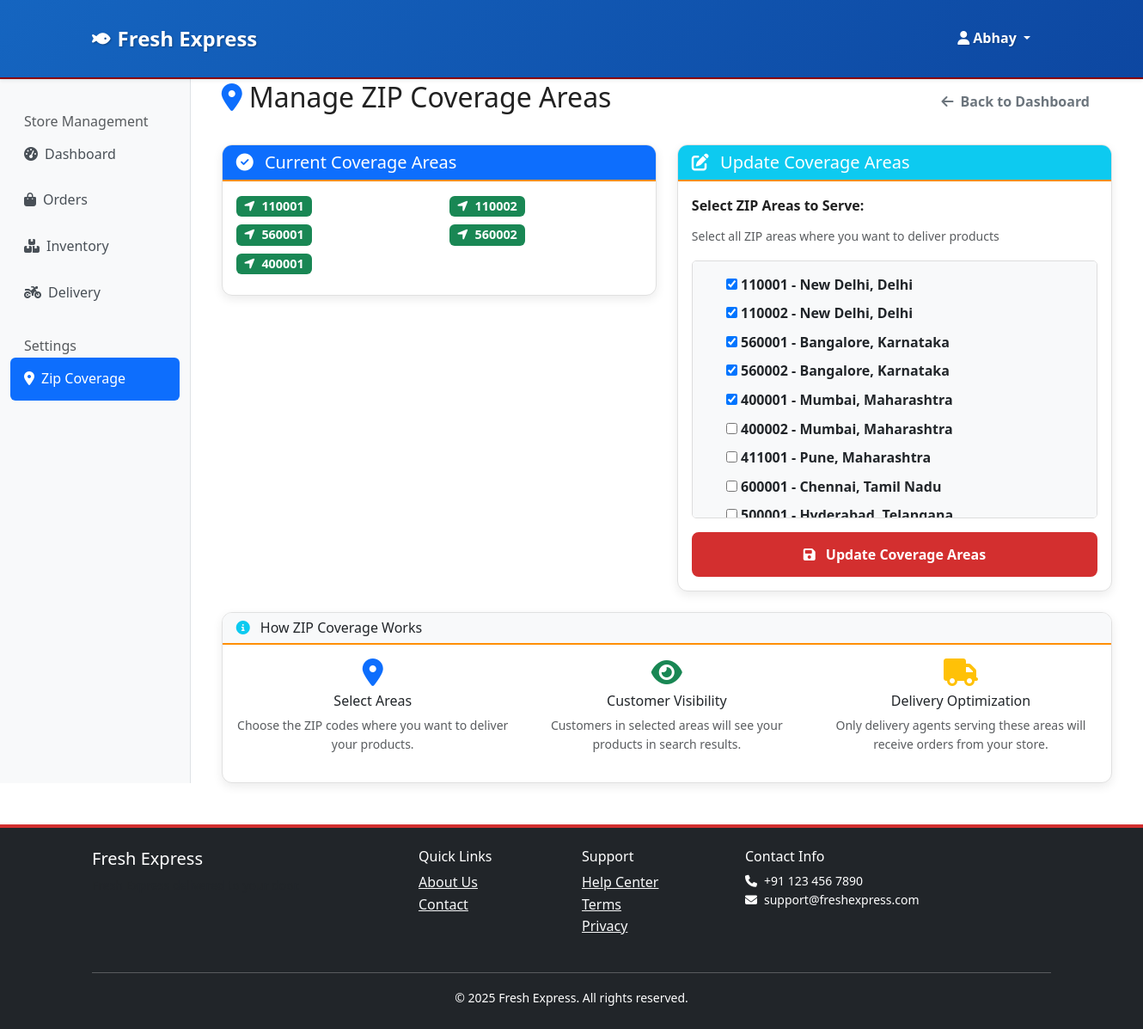
/stores/zip-coverage/ (signed in), run on the app's committed database.
### accounts/models.py (models this page shows, shortened)
class User(AbstractUser):
    USER_TYPES = [
        ('customer', 'Customer'),
        ('store_owner', 'Store Owner'),
        ('delivery_agent', 'Delivery Agent'),
        ('admin', 'Admin'),
    ]
    user_type = models.CharField(max_length=20, choices=USER_TYPES, default='customer')
    phone_number = models.CharField(max_length=15, blank=True, null=True)
    email_verified = models.BooleanField(default=False)
    phone_verified = models.BooleanField(default=False)
    created_at = models.DateTimeField(auto_now_add=True)
    updated_at = models.DateTimeField(auto_now=True)

### stores/models.py (models this page shows, shortened)
class StoreZipCoverage(TimeStampedModel):
    store = models.ForeignKey(Store, on_delete=models.CASCADE, related_name='zip_coverages')
    zip_area = models.ForeignKey(ZipArea, on_delete=models.CASCADE, related_name='store_coverages')
    delivery_fee = models.DecimalField(max_digits=6, decimal_places=2, blank=True, null=True)
    min_order_value = models.DecimalField(max_digits=8, decimal_places=2, blank=True, null=True)
    delivery_time_minutes = models.PositiveIntegerField(blank=True, null=True)
    is_active = models.BooleanField(default=True)
    class Meta:
        unique_together = ['store', 'zip_area']

### locations/models.py (models this page shows)
class ZipArea(TimeStampedModel):
    zip_code = models.CharField(max_length=10, unique=True, db_index=True)
    city = models.CharField(max_length=100)
    state = models.CharField(max_length=100)
    country = models.CharField(max_length=100, default='India')
    default_delivery_fee = models.DecimalField(max_digits=6, decimal_places=2, default=Decimal('0.00'))
    default_min_order_value = models.DecimalField(max_digits=8, decimal_places=2, default=Decimal('0.00'))
    default_delivery_time_minutes = models.PositiveIntegerField(default=60)
    latitude = models.DecimalField(max_digits=10, decimal_places=7, blank=True, null=True)
    longitude = models.DecimalField(max_digits=10, decimal_places=7, blank=True, null=True)
    is_active = models.BooleanField(default=True)
    def __str__(self):
        return f"{self.zip_code} - {self.city}, {self.state}"
    class Meta:
        ordering = ['state', 'city', 'zip_code']
        indexes = [
            models.Index(fields=['zip_code', 'is_active']),
            models.Index(fields=['city', 'state']),
        ]

### stores/views.py (the view)
# urls.py: path('zip-coverage/', views.manage_zip_coverage, name='manage_zip_coverage'),
@store_required
def manage_zip_coverage(request):
    try:
        store = Store.objects.get(owner=request.user)
    except Store.DoesNotExist:
        return redirect('core:home')
    from .forms import StoreZipCoverageForm
    if request.method == 'POST':
        form = StoreZipCoverageForm(request.POST, store=store)
        if form.is_valid():
            form.save()
            messages.success(request, 'ZIP coverage areas updated successfully!')
            return redirect('stores:manage_zip_coverage')
    else:
        form = StoreZipCoverageForm(store=store)
    context = {
        'store': store,
        'form': form,
        'current_coverage': store.zip_coverages.filter(is_active=True).select_related('zip_area'),
    }
    return render(request, 'stores/manage_zip_coverage.html', context)

### templates/stores/manage_zip_coverage.html (shortened to what this page needs)
{% extends 'stores/base.html' %}
{% load static %}
{% block store_content %}
<div class="container-fluid">
    <div class="row">
        <div class="col-12">
            <div class="d-flex justify-content-between align-items-center mb-4">
                <h2><i class="fas fa-map-marker-alt me-2 text-primary"></i>Manage ZIP Coverage Areas</h2>
                <a href="{% url 'stores:dashboard' %}" class="btn btn-outline-secondary">
                    <i class="fas fa-arrow-left me-2"></i>Back to Dashboard
                </a>
            </div>
            <div class="row">
                <div class="col-md-6">
                    <div class="card mb-4">
                        <div class="card-header bg-primary text-white">
                            <h5 class="mb-0">
                                <i class="fas fa-check-circle me-2"></i>
                                Current Coverage Areas
                            </h5>
                        </div>
                        <div class="card-body">
                            {% if current_coverage %}
                                <div class="row">
                                    {% for coverage in current_coverage %}
                                        <div class="col-6 mb-2">
                                            <span class="badge bg-success">
                                                <i class="fas fa-location-arrow me-1"></i>
                                                {{ coverage.zip_area.zip_code }}
                                            </span>
                                        </div>
                                    {% endfor %}
                                </div>
                            {% else %}
                                <div class="text-center text-muted py-3">
                                    <i class="fas fa-map-marked-alt fa-2x mb-2"></i>
                                    <p>No ZIP areas selected yet.</p>
                                    <p class="small">Select ZIP areas below to start delivering to customers.</p>
                                </div>
                            {% endif %}
                        </div>
                    </div>
                </div>
                <div class="col-md-6">
                    <div class="card">
                        <div class="card-header bg-info text-white">
                            <h5 class="mb-0">
                                <i class="fas fa-edit me-2"></i>
                                Update Coverage Areas
                            </h5>
                        </div>
                        <div class="card-body">
                            <form method="post">
                                <div class="mb-3">
                                    <label class="form-label">
                                        <strong>Select ZIP Areas to Serve:</strong>
                                    </label>
                                    <div class="form-text mb-3">
                                        {{ form.zip_areas.help_text }}
                                    </div>
                                    <div class="zip-areas-grid" style="max-height: 300px; overflow-y: auto; border: 1px solid #ddd; padding: 15px; border-radius: 5px;">
                                        {% for checkbox in form.zip_areas %}
                                            <div class="form-check mb-2">
                                                {{ checkbox.tag }}
                                                <label class="form-check-label" for="{{ checkbox.id_for_label }}">
                                                    <strong>{{ checkbox.choice_label }}</strong>
                                                </label>
                                            </div>
                                        {% endfor %}
                                    </div>
                                </div>
                                <div class="d-grid">
                                    <button type="submit" class="btn btn-primary">
                                        <i class="fas fa-save me-2"></i>
                                        Update Coverage Areas
                                    </button>
                                </div>
                            </form>
                        </div>
                    </div>
                </div>
            </div>
            <div class="card mt-4">
                <div class="card-header bg-light">
                    <h6 class="mb-0">
                        <i class="fas fa-info-circle me-2 text-info"></i>
                        How ZIP Coverage Works
                    </h6>
                </div>
                <div class="card-body">
                    <div class="row">
                        <div class="col-md-4">
                            <div class="text-center">
                                <i class="fas fa-map-marker-alt fa-2x text-primary mb-2"></i>
                                <h6>Select Areas</h6>
                                <p class="small text-muted">Choose the ZIP codes where you want to deliver your products.</p>
                            </div>
                        </div>
                        <div class="col-md-4">
                            <div class="text-center">
                                <i class="fas fa-eye fa-2x text-success mb-2"></i>
                                <h6>Customer Visibility</h6>
                                <p class="small text-muted">Customers in selected areas will see your products in search results.</p>
                            </div>
                        </div>
                        <div class="col-md-4">
                            <div class="text-center">
                                <i class="fas fa-truck fa-2x text-warning mb-2"></i>
                                <h6>Delivery Optimization</h6>
                                <p class="small text-muted">Only delivery agents serving these areas will receive orders from your store.</p>
                            </div>
                        </div>
                    </div>
                </div>
            </div>
        </div>
    </div>
</div>
{% endblock %}

### templates/base.html (shortened to what this page needs)
<!DOCTYPE html>
<html lang="en">
<head>
    <link href="https://cdn.jsdelivr.net/npm/bootstrap@5.3.0/dist/css/bootstrap.min.css" rel="stylesheet">
    <link href="https://cdnjs.cloudflare.com/ajax/libs/font-awesome/6.4.0/css/all.min.css" rel="stylesheet">
    {% load static %}
    <link href="{% static 'css/appetite-theme.css' %}" rel="stylesheet">
    <link href="{% static 'css/common.css' %}" rel="stylesheet">
    <link href="{% static 'css/global-product-card.css' %}" rel="stylesheet">
</head>
<body>
    <nav class="navbar navbar-expand-lg navbar-light bg-white shadow-sm">
        <div class="container" >
            <a class="navbar-brand fw-bold text-primary" href="{% url 'core:home' %}">
                <i class="fas fa-fish me-2"></i>Fresh Express
            </a>
            <div class="collapse navbar-collapse" id="navbarNav">
                <ul class="navbar-nav">
                    {% if user.is_authenticated %}
                    <li class="nav-item dropdown">
                        <a class="nav-link dropdown-toggle" href="#" id="userDropdown" role="button"
                           data-bs-toggle="dropdown" aria-expanded="false">
                            <i class="fas fa-user me-1"></i>{{ user.get_full_name|default:user.username }}
                        </a>
                    </li>
                    {% endif %}
                </ul>
            </div>
        </div>
    </nav>
    <main>
        {% block content %}{% endblock %}
    </main>
    <footer class="bg-dark text-white mt-5 py-4">
        <div class="container">
            <div class="row">
                <div class="col-md-4">
                    <h5>Fresh Express</h5>
                    <p class="small text-muted">Fresh Express delivered to your door.</p>
                </div>
                <div class="col-md-2">
                    <h6>Quick Links</h6>
                    <ul class="list-unstyled">
                        <li><a href="{% url 'core:about' %}" class="text-light">About Us</a></li>
                        <li><a href="{% url 'core:contact' %}" class="text-light">Contact</a></li>
                    </ul>
                </div>
                <div class="col-md-2">
                    <h6>Support</h6>
                    <ul class="list-unstyled">
                        <li><a href="{% url 'chat:chat_list' %}" class="text-light">Help Center</a></li>
                        <li><a href="{% url 'core:terms' %}" class="text-light">Terms</a></li>
                        <li><a href="{% url 'core:privacy' %}" class="text-light">Privacy</a></li>
                    </ul>
                </div>
                <div class="col-md-4">
                    <h6>Contact Info</h6>
                    <p class="small">
                        <i class="fas fa-phone me-2"></i>+91 123 456 7890<br>
                        <i class="fas fa-envelope me-2"></i>support@freshexpress.com
                    </p>
                </div>
            </div>
            <hr class="mt-4">
            <div class="text-center">
                <small>&copy; 2025 Fresh Express. All rights reserved.</small>
            </div>
        </div>
    </footer>
    <script src="{% load static %}{% static 'js/main.js' %}"></script>
</body>
</html>

### data on the page
User: get_full_name "Abhay"
StoreZipCoverage: zip_area.zip_code "110001"
StoreZipCoverage: zip_area.zip_code "110002"
StoreZipCoverage: zip_area.zip_code "560001"
StoreZipCoverage: zip_area.zip_code "560002"
StoreZipCoverage: zip_area.zip_code "400001"

### other printed values
{{ checkbox.choice_label }} "110001 - New Delhi, Delhi" "110002 - New Delhi, Delhi" "560001 - Bangalore, Karnataka" "560002 - Bangalore, Karnataka" "400001 - Mumbai, Maharashtra" "400002 - Mumbai, Maharashtra" "411001 - Pune, Maharashtra" "600001 - Chennai, Tamil Nadu"
